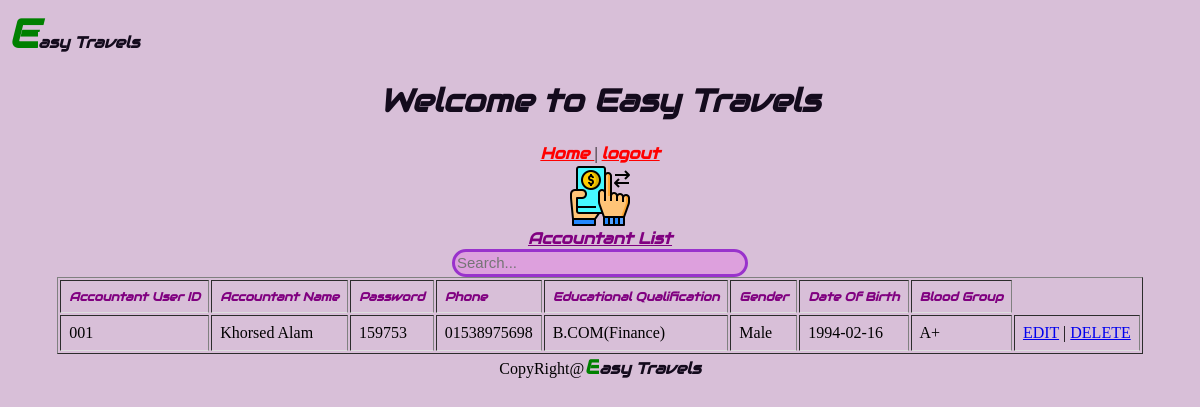
/Admin/views/accountantlist.php (signed in), run on the app's committed database.
### tables this page shows
CREATE TABLE `accountant` (
  `AccountantNo` varchar(50) NOT NULL,
  `AccountantName` varchar(50) NOT NULL,
  `Password` varchar(50) NOT NULL,
  `Phone` varchar(50) NOT NULL,
  `education` varchar(50) NOT NULL,
  `gender` varchar(50) NOT NULL,
  `date` varchar(50) NOT NULL,
  `bloodGroup` varchar(50) NOT NULL
);

### Admin/models/accountant.php (called while the page is built, shortened)
<?php
function getConnection(){
$con = mysqli_connect('localhost', 'root','','webtech');
return $con;
}
    function getAllUsers(){
		$con = getConnection();
		$sql = "select * from accountant";
		$result = mysqli_query($con, $sql);
		return $result;
	}
    ?>

### Admin/views/accountantlist.php (the view, shortened to what this page needs)
<?php
	require('../models/accountant.php');
	$result = getAllUsers();
?>
<html>
<head>
</head>
<body>
<span class="SBoyyy" style="font-size:40px;color:green"><b>E</b></span><span class="SBoyyy">asy Travels </span>
<center>
        <h1 class="font-effect-neon SBoyyy"> Welcome to Easy Travels</h1>
		<a class="font-effect-neon SBoyyy" style="color: red" href="dash.php"> Home </a> |
		<a class="font-effect-neon SBoyyy" style="color: red" href="../controllers/logout.php"> logout </a>
<table>
<tr>
<center><img src="../Photos/4.png"><br>
<a class="font-effect-neon SBoyyy" style="color: 800080" href="accountantlist.php">Accountant List</a><br>
	<input type="text" class="box" onkeyup="search(this)" placeholder="Search...">
</tr>
</table>
<table border="1">
			<tr>
				<td class="SBoyyy"  style="font-size:12px;color:800080">Accountant User ID</td>
				<td class="SBoyyy"  style="font-size:12px;color:800080">Accountant Name</td>
				<td class="SBoyyy"  style="font-size:12px;color:800080">Password</td>
				<td class="SBoyyy"  style="font-size:12px;color:800080">Phone</td>
				<td class="SBoyyy"  style="font-size:12px;color:800080">Educational Qualification</td>
				<td class="SBoyyy"  style="font-size:12px;color:800080">Gender</td>
				<td class="SBoyyy"  style="font-size:12px;color:800080">Date Of Birth</td>
				<td class="SBoyyy"  style="font-size:12px;color:800080">Blood Group</td>
			</tr>
			<?php while($data =mysqli_fetch_assoc($result)){ ?>
<tr>
	<td><?=$data['AccountantNo']?></td>
	<td><?=$data['AccountantName']?></td>
	<td><?=$data['Password']?></td>
	<td><?=$data['Phone']?></td>
	<td><?=$data['education']?></td>
	<td><?=$data['gender']?></td>
	<td><?=$data['date']?></td>
	<td><?=$data['bloodGroup']?></td>
	<td>
	<a href="editaccountant.php?AccountantNo=<?=$data['AccountantNo']?>">EDIT</a> |
		<a href="../controllers/accountantdeletecheck2.php?AccountantNo=<?=$data['AccountantNo']?>">DELETE</a>
</tr>
<?php } ?>
		</table>
<Center>CopyRight@<span class="SBoyyy" style="font-size:20px;color:green"><b>E</b></span><span class="SBoyyy">asy Travels </span></Center>
</body>
</html>

### Admin/views/accountantlist.php (style rules this page uses)
* { background-color: #D8BFD8; }
.SBoyyy { font-family: "Audiowide", sans-serif; font-style: italic; font-weight: bolder; color: rgb(20, 11, 29); }
.box { top: 22%; left: 20%; width: 25%; height: 28px; border: 3px solid ; border-radius: 25px; border-color: 9932CC; color:9932CC; font-size: 15px; background-color: #DDA0DD; }
td { padding: 8px; text-align: left; border-bottom: 1px solid #ddd; }

### data on the page
accountant: AccountantNo "001", AccountantName "Khorsed Alam", Password "159753", Phone "01538975698", education "B.COM(Finance)", gender "Male", date "1994-02-16", bloodGroup "A+"
